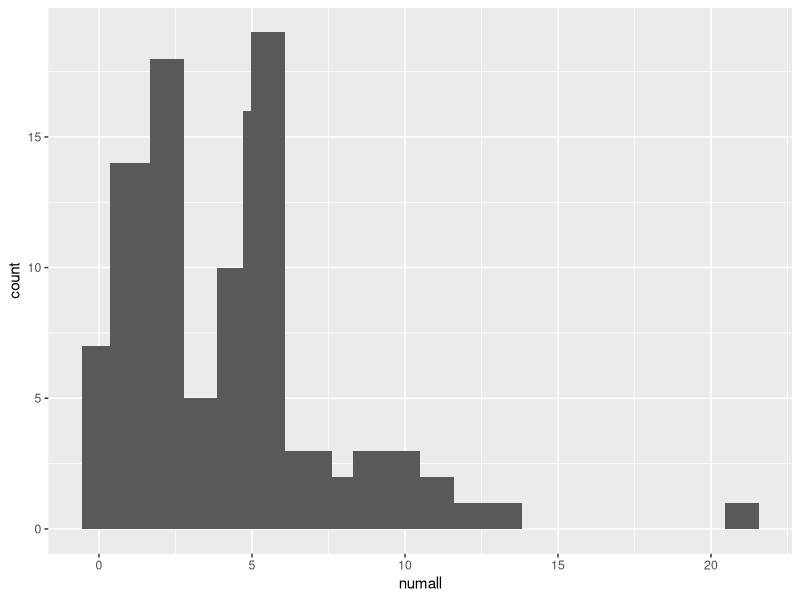
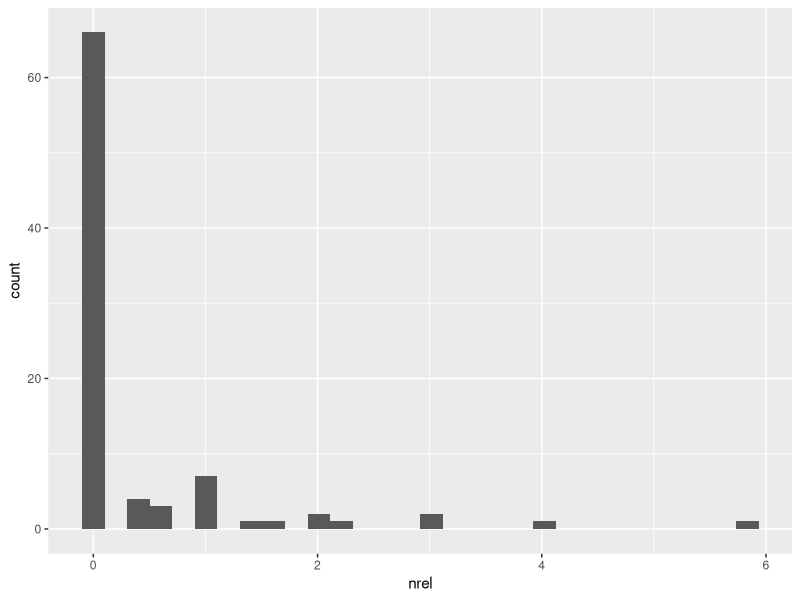
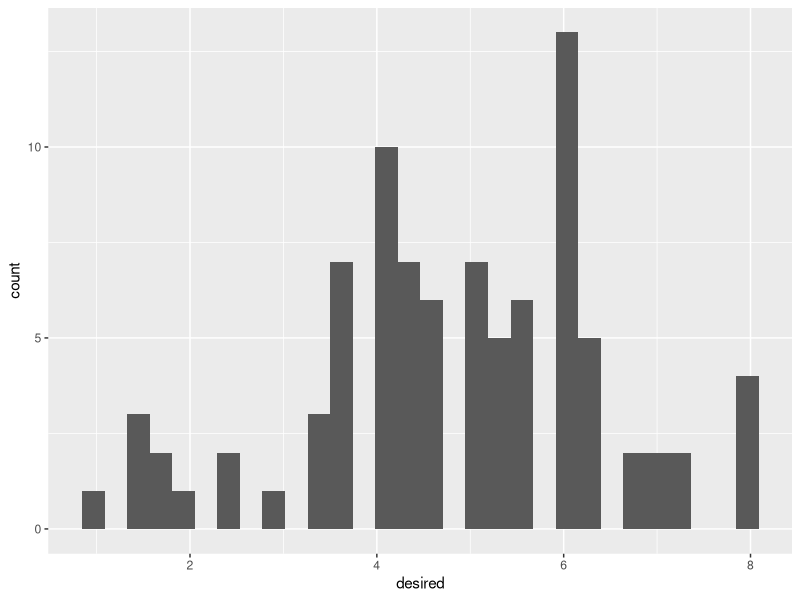
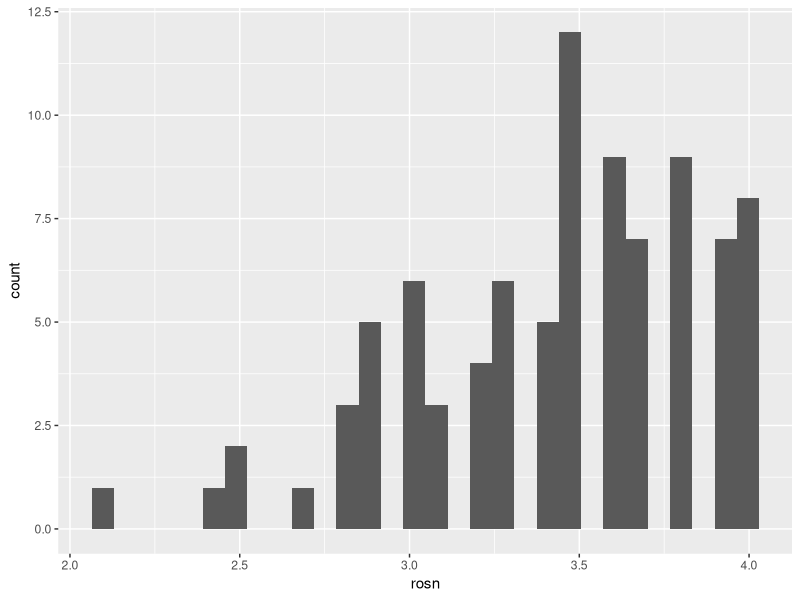
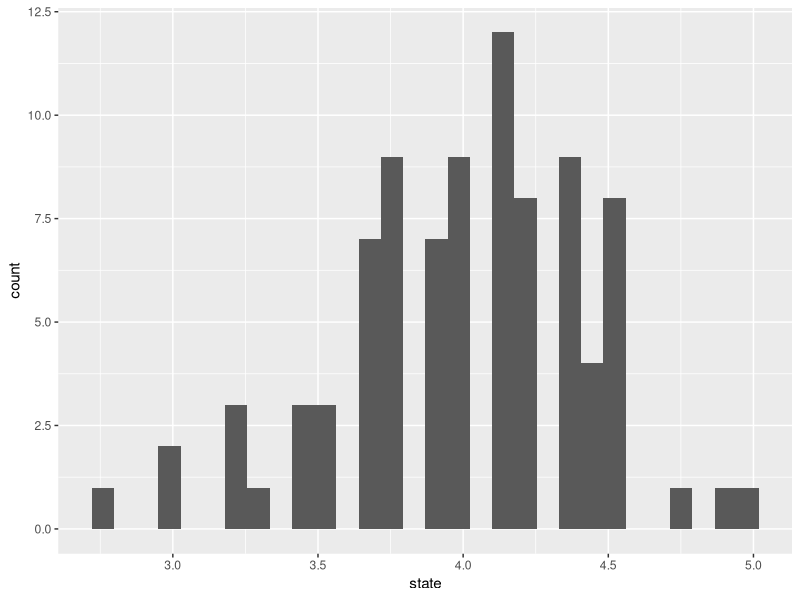
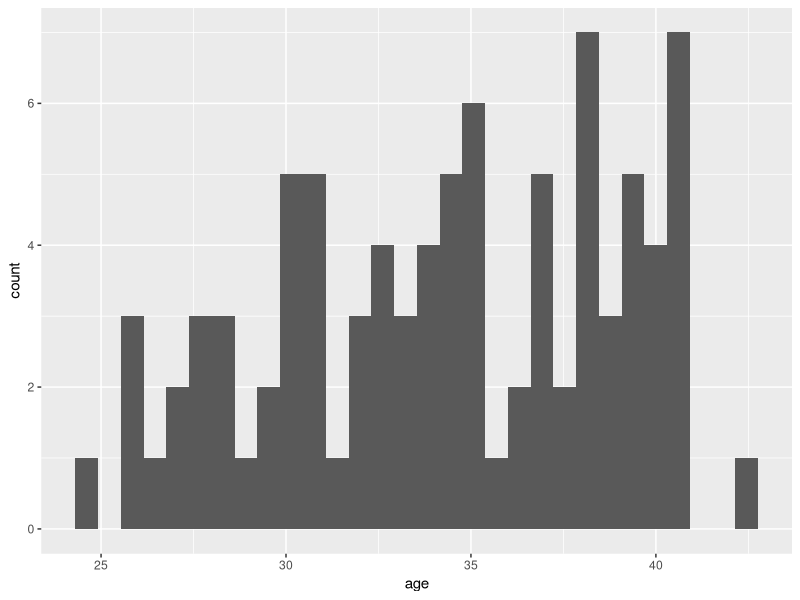

The R script that drew these images, in order: (Note: this script raises an error after producing the figures.)
## ---- chunk 1
knitr::opts_chunk$set(echo = TRUE)
## ---- chunk 2

pkg <- c('car', 'plyr', 'ggplot2', 'Hmisc', 'stargazer',
         'ggpubr', 'gridExtra', 'wesanderson', 'MASS', 'lmtest',
         'multiwayvcov')

lapply(pkg, require, character.only = T)

#change to your git location
#setwd("C:\Users\nishray\Documents\Berkeley_MIDS\W271\w271_lab2\DeHartSimplified.csv")


# data_c <- read.csv("C:\\Users\\nishray\\Documents\\Berkeley_MIDS\\W271\\w271_lab2\\DeHartSimplified.csv")
data_c <- read.csv("DeHartSimplified.csv", sep=",")

## ---- chunk 3
# Reducing data to first Saturday following the texbook methodology
df_sat <- data_c[data_c$dayweek == 6,]
## ---- chunk 4
# Missing Data Inspection
df_sat[which(complete.cases(df_sat) == F),]
## ---- chunk 5
#library(sos)
#findFn("describe")
# May be overdoing it
Hmisc::describe(df_sat, skew = T)

#par(mfrow=c(1,3))

#Variables of immediate interest: rosn = self-worth, nrel=negative relationship interactions, desired = desire to drink
#We see that Id identifies a single respondant: each respondant has 7 responses (one for each day of the week)
ggplot(data = df_sat, aes(x = numall)) + geom_histogram() + stat_bin(bins = 20)
ggplot(data = df_sat, aes(x = nrel)) + geom_histogram()
ggplot(data = df_sat, aes(x = desired)) + geom_histogram()
ggplot(data = df_sat, aes(x = rosn)) + geom_histogram()
ggplot(data = df_sat, aes(x = state)) + geom_histogram()
ggplot(data = df_sat, aes(x = age)) + geom_histogram()

#We see that Id identifies a single respondant: each respondant has 7 responses (one for each day of the week)
dplyr::count(data, id)

#We see a skewed response distribution by gender
dplyr::count(data, gender)
## ---- chunk 6
# Plot of dependent variable vs poisson distribution
rel.freq <- table(df_sat$numall)/length(df_sat$numall)
rel.freq2 <- c(rel.freq, rep(0, times=7))
y <- 0:15
prob <- round(dpois(y, mean(df_sat$numall)), 4)
plot(y-0.1, prob, type="h", ylab="Probability", xlab="# of Drinks", main="Observed Data vs Poisson")
axis(side=1, at=seq(0,15,2))
lines(y+0.1, y=rel.freq2, type="h", col='red')
legend(17,0.25, c("Poisson", "Observed"), col=c('black','red'), lty=c('solid','solid'), bty='n')
## ---- chunk 7
#bucket data
data['nrelBucket'] <- transform(data, group=cut(as.numeric(sub('[%]', '', nrel+.001)), 
    breaks=c(0,1, 2, 3, 4,5,6,7,8.1),
    labels=c('0-1', '1-2', '2-3', '3-4', '4-5', '5-6','6-7','7-8')))$group

data['rosnBucket'] <- transform(data, group=cut(as.numeric(sub('[%]', '', rosn)), 
    breaks=c(2,2.5, 3, 3.5, 4),
    labels=c('2-2.5', '2.5-3', '3-3.5', '3.5-4')))$group

data['desiredBucket'] <- transform(data, group=cut(as.numeric(sub('[%]', '', desired+.001)), 
    breaks=c(0,1, 2, 3, 4,5,6,7,8.1),
    labels=c('0-1', '1-2', '2-3', '3-4', '4-5', '5-6','6-7','7-8')))$group

length(data[data$nrel > 0, "nrel"])
#146 observations actually have nrel > 0. This could lead to an overestimation of the effect of nrel, especially in cases where nrel is very high.
data['HasNrel'] = data$nrel > 0

## ---- chunk 8
#distribution of average desired by id
avgDrink <- data.frame(aggregate(desired ~ id, data, mean))
hist(avgDrink$desired)
## ---- chunk 9
#we can see that the average desire to drink is also a normal distribution. This suggests that when we are looking at a desire to drink, we might want to consider what that person's "baseline" drinking is

#we can do this by taking a desire to drink as a distance from average desire to drink

data = merge(data, avgDrink, by="id")
data = rename(data, c('desired.y' = 'Id_MeanDrink', 'desired.x' = 'desired'))
## ---- chunk 10
data['desired_adj'] = data$desired - data$Id_MeanDrink
hist(data$desired_adj)

#this gives a normal distribution of desired
## ---- chunk 11
#Split out three variables of interest by gender

biv_1 <- ggplot(data = df_sat, aes(factor(gender), rosn)) + geom_boxplot(aes(fill=factor(gender))) +
         geom_jitter(width=0.1) + xlab("Gender")       + ggtitle("Self-worth")      +
         theme(plot.title=element_text(lineheight=1, face="bold"))

biv_2 <- ggplot(data = df_sat, aes(factor(gender), negevent)) + geom_boxplot(aes(fill=factor(gender))) +
         geom_jitter(width=0.1) + xlab("negevent")       + ggtitle("Neg. Rel. Events")      +
         theme(plot.title=element_text(lineheight=1, face="bold"))

biv_3 <- ggplot(data = df_sat, aes(factor(gender), desired)) + geom_boxplot(aes(fill=factor(gender))) +
         geom_jitter(width=0.1) + xlab("desired")       + ggtitle("Drinking Desire")      +
         theme(plot.title=element_text(lineheight=1, face="bold"))

ggarrange(biv_1, biv_2, biv_3, ncol=3, common.legend = TRUE, legend = "bottom")
## ---- chunk 12

# Does  self esteem relate to desire to drink
ggplot(data = df, aes(x = rosn, y = desired)) + geom_point(alpha = 0.3) +
  geom_smooth() + xlab("Self-Esteem") + ylab("Desire to Drink")

# Does Negative Romantic events relate to the desire to drink
ggplot(data = df, aes(x = nrel, y = desired)) + geom_point(alpha = 0.3) +
  geom_smooth() + xlab("Negative Romantic Events") + ylab("Desire to Drink")

# Does Self-Esteem  relate to Total drink consumption
ggplot(data = df, aes(x = rosn, y = numall)) + geom_point(alpha = 0.3) +
  geom_smooth() + xlab("Self-Esteem") + ylab("Total Drink Consumption")

# Looking At the Desire to Drink by Negative Events by Gender
ggplot(data = df, aes(x = rosn, y = desired, fill = as.factor(gender))) + geom_point(alpha = 0.3) +
  geom_smooth() + xlab("Self-Esteem") + ylab("Desire to Drink")

# Does self-esteem vary by gender?
ggplot(data = df, aes(x = as.factor(gender), y = rosn)) + geom_boxplot(aes(fill=factor(gender))) + geom_jitter(width=0.1)

# Does self-esteem vary by age
ggplot(data = df, aes(x = age, y = rosn)) + geom_point(alpha = 0.3) +
  geom_smooth() + xlab("Age") + ylab("Self-Esteem")

# Numall by desire to drink, colorized by nrel binarized

ggplot(data = data, aes(x = desired, y = numall, colour = as.factor(HasNrel))) + 
  geom_point() + geom_smooth() + xlab("Total Drink Consumption") +
  ylab("Desire to Drink")

# Numall by desire to drink, colorized by self esteem

ggplot(data = data, aes(x = desired, y = numall, color = rosn)) + 
  geom_point() + geom_smooth() + xlab("Total Drink Consumption") +
  ylab("Desire to Drink")

# plot nrel versus rosn, colored by desire to drink
ggplot(data, aes(x=nrel, y=rosn,color=desired)) + geom_point()
## ---- chunk 13
#volume and mean desire to drink in each bucket
dplyr::count(data, nrelBucket, rosnBucket, desiredBucket)

xtabs(desired ~ nrelBucket, aggregate(desired ~ nrelBucket, data, mean))
xtabs(desired ~ rosnBucket, aggregate(desired ~ rosnBucket, data, mean))

xtabs(desired ~ nrelBucket + rosnBucket, aggregate(desired ~ nrelBucket + rosnBucket, data, mean))
table(data$nrelBucket, data$rosnBucket)

## ---- chunk 14
data.frame(aggregate(desired ~ HasNrel, data, mean))
#little difference between 0 and nonzero here.
#test for significance of difference using wilcoxon rank sum test
#unaltered desired to drink - nonsignificant, closer to significance
wilcox.test(data[data$nrel > 0, "desired"], data[data$nrel == 0, "desired"])
#adjusted desire to drink - nonsignificant
wilcox.test(data[data$nrel > 0, "desired_adj"], data[data$nrel == 0, "desired_adj"])
## ---- chunk 15
mod <- glm(numall ~ nrel + rosn + nrel*rosn, family=poisson(link="log"), data=data)
summary(mod)


#desire to actual
desireOnly <- glm(numall ~ desired, family=poisson(link="log"), data=data)
summary(desireOnly)

#Full Specification
All <- glm(numall ~ nrel + rosn + nrel*rosn + desired, family=poisson(link="log"), data=data)

## ---- chunk 16

mod_full <- glm(numall ~ nrel + rosn + state + age + gender, family = poisson(link = "log"), data = data)

# Here is how you generate the clustered standard errors and test our hypotheses with them
mod_full$cluster.vcov <- cluster.vcov(mod_full, ~ id)
coeftest(mod_full, vcov. = mod_full$cluster.vcov)
